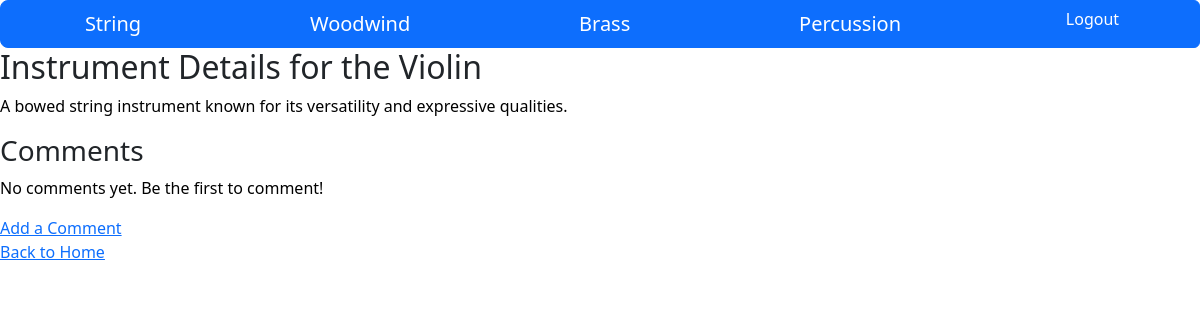
The page /instrument/1 on the database as committed earlier.
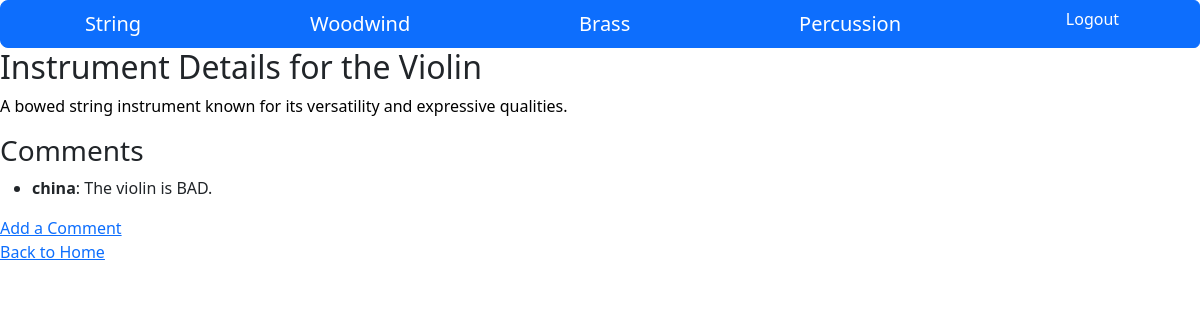
The same page on the database as committed later.
### tables this page shows
CREATE TABLE Instrument (id INTEGER PRIMARY KEY, name TEXT, familyid INTEGER REFERENCES InstrumentFamily (id), description TEXT, image TEXT, recording TEXT);

CREATE TABLE Comment (id INTEGER PRIMARY KEY, instid INTEGER REFERENCES Instrument (id), userid INTEGER REFERENCES User (id), unchecked_comment TEXT, checked_comment TEXT);

CREATE TABLE User (id INTEGER PRIMARY KEY AUTOINCREMENT, username TEXT, password TEXT);

### routes.py (the view)
@app.route('/instrument/<int:id>')
def instrument_details(id):
    instrument_query = "SELECT * FROM Instrument WHERE id = ?;"
    comments_query = """
        SELECT Comment.checked_comment, User.username
        FROM Comment
        JOIN User ON Comment.userid = User.id
        WHERE Comment.instid = ?;
    """
    instrument = sql_queries(instrument_query, (id,), 'fetchone')
    comments = sql_queries(comments_query, (id,), 'fetchall')
    return render_template("instrument.html", instrument=instrument, comments=comments)

### routes.py (called while the page is built)
def sql_queries(query, params, option):
    connection = sqlite3.connect('instruments.db')
    cursor = connection.cursor()
    cursor.execute(query, params)
    if option == 'fetchone':
        result = cursor.fetchone()
        connection.close()
        return result
    elif option == 'fetchall':
        result = cursor.fetchall()
        connection.close()
        return result
    elif option == 'commit':
        connection.commit()
        connection.close()

### templates/instrument.html
{% extends 'layout.html' %}
{% block content %}
  <div id="content">
    <h2>Instrument Details for the {{ instrument[1] }}</h2>
    <p>{{ instrument[3] }}</p>
    <h3>Comments</h3>
  {% if comments %}
    <ul>
        {% for comment in comments %}
            <li><strong>{{ comment[1] }}</strong>: {{ comment[0] }}</li>
        {% endfor %}
    </ul>
  {% else %}
  <p>No comments yet. Be the first to comment!</p>
  {% endif %}
  </div>
  <div>
    <a href="{{ url_for('add_comment', instrument_id=instrument[0]) }}">Add a Comment</a>
  </div>
  <p><a href="{{ url_for('home') }}">Back to Home</a></p>
{% endblock %}

### templates/layout.html (shortened to what this page needs)
<!DOCTYPE html>
<html>
    <head>
        <link rel="stylesheet" href="style.css">
    </head>
    <nav>{%include "nav.html"%}</nav>
    <body>
        <main>
            {%block content%} {%endblock%}
        </main>
    </body>
</html>

### templates/nav.html (shortened to what this page needs)
<link href="https://cdn.jsdelivr.net/npm/bootstrap@5.3.1/dist/css/bootstrap.min.css" rel="stylesheet">
	<div class="row">
    	<div class="col-sm-12">
            <div class="btn-group w-100">
                <a href="/string"<button type="button" class="btn btn-primary btn-lg">String</button></a>
                <a href="/woodwind"<button type="button" class="btn btn-primary btn-lg">Woodwind</button></a>
                <a href="/brass"<button type="button" class="btn btn-primary btn-lg">Brass</button></a>
                <a href="/percussion"<button type="button" class="btn btn-primary btn-lg">Percussion</button></a>
                <a href="/logout"<button type="button" class="btn btn-primary">Logout</button></a>
            </div>
      </div>
  </div>

### static/style.css (style rules this page uses)
body { font-family: "Sedan SC"; color:rgb(0, 0, 0); background-color:rgb(194, 123, 57); }
p { color:rgb(0, 0, 0); }

Rows that differ between the two databases and show on the page:
added Comment: username "china", checked_comment "The violin is BAD."
Other text that changed with them:
text no longer shown: "No comments yet. Be the first to comment!"
